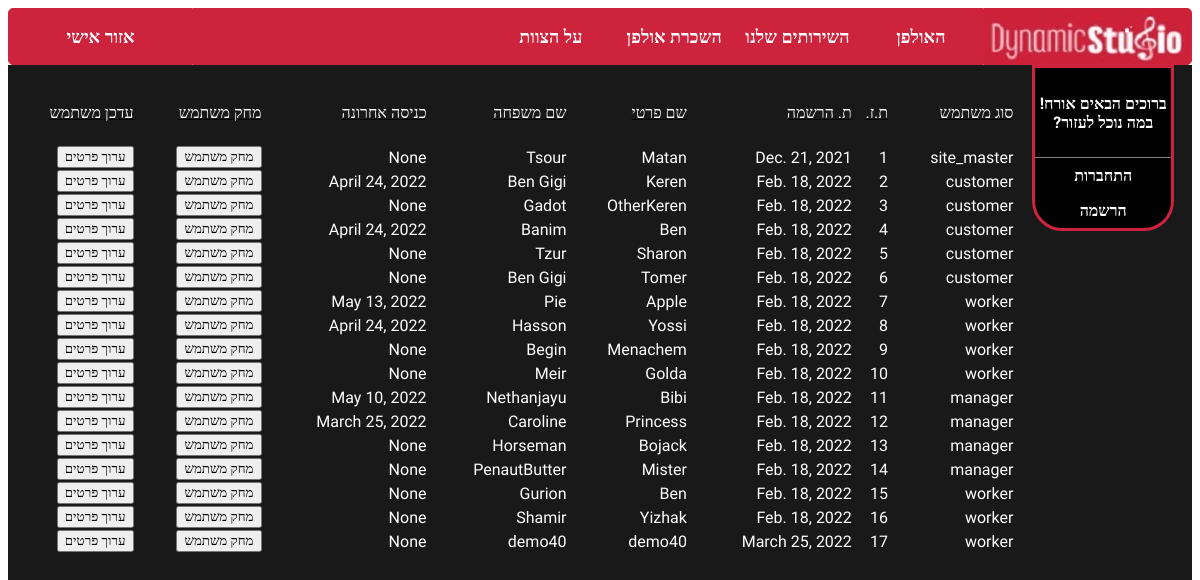
Page /admin_update_details/ on the earlier database version.
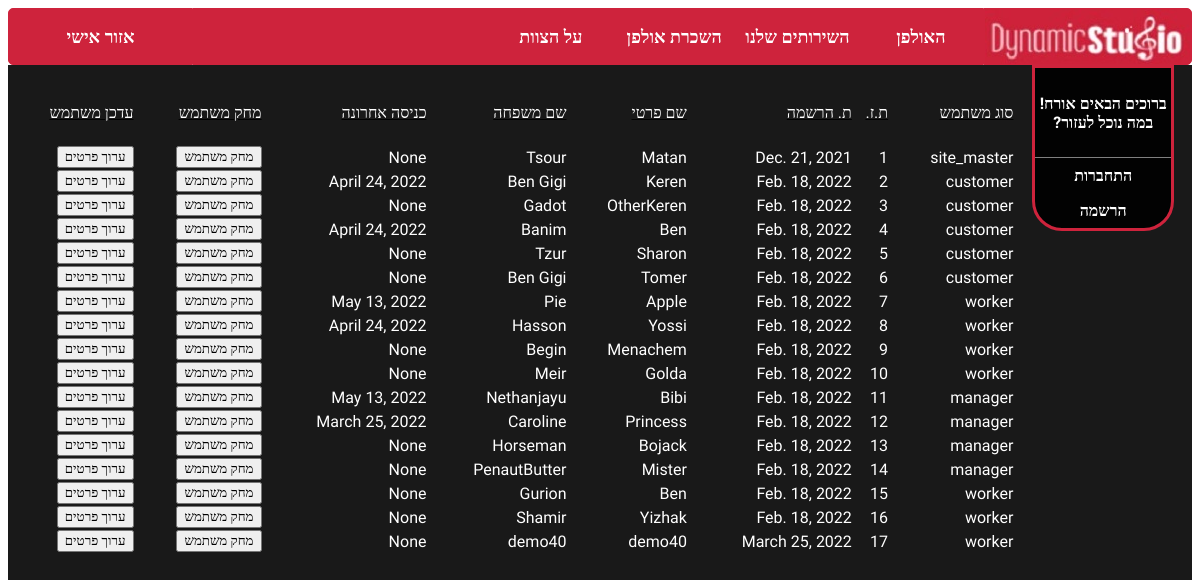
Same page on the later database version.
### studio/models.py (models this page shows, shortened)
class User(models.Model):
    id = models.AutoField(primary_key=True)
    user_type = models.ForeignKey(
        User_Type, on_delete=models.CASCADE, related_name='users')
    fname = models.CharField(max_length=100)
    lname = models.CharField(max_length=100)
    city = models.CharField(max_length=100, blank=True)
    phone = models.CharField(max_length=12, blank=True)
    dob = models.DateField(max_length=8, blank=True, null=True)
    dor = models.DateField(max_length=8, blank=True, null=True,
                           editable=False, auto_now_add=True)  # date of registration
    organization = models.CharField(max_length=100, blank=True)
    last_login = models.DateField(blank=True, null=True)

class User_Type(models.Model):
    id = models.AutoField(primary_key=True)
    type = models.CharField(max_length=100)
    def __str__(self):
        return self.type

### studio/views.py (the view, shortened to what this page needs)
# urls.py: path("admin_update_details/",views.admin_update_details.as_view(),name="admin_update_details"),
class admin_update_details(View):
    def get(self, request):
        users = User.objects.all()
        return render(request, "studio/pages/admin_update_details_page/admin_update_details.html",
                      {"users": users})

### studio/templates/studio/pages/admin_update_details_page/admin_update_details.html (shortened to what this page needs)
{% extends 'base.html' %}
{% load static %}
{% block css_files %}
<link rel="stylesheet" href="{% static "admin_details_update_css.css" %}">
{% endblock css_files %}
{% block content%}
<br>
<table>
	<tr  style="text-decoration: underline;">
		<td style="height: 24px" class="auto-style1">סוג משתמש</td>
        <td style="height: 24px" class="auto-style1">ת.ז.</td>
		<td style="height: 24px" class="auto-style1"> ת. הרשמה</td>
		<td style="height: 24px" class="auto-style1">שם פרטי</td>
		<td style="height: 24px" class="auto-style1">שם משפחה</td>
		<td style="height: 24px" class="auto-style1">כניסה אחרונה</td>
		<td style="height: 24px" class="auto-style1">מחק משתמש</td>
		<td style="height: 24px" class="auto-style1">עדכן משתמש</td>
	</tr>
    <tr>
		<td colspan="5"><br></td>
	</tr>
    {% for u  in  users %}
	<tr>
        <td>{{u.user_type}}</td>
        <td>{{u.id}}</td>
        <td>{{u.dor}}</td>
		<td>{{u.fname}}</td>
        <td>{{u.lname}}</td>
        <td>{{u.last_login}}</td>
		{% include "studio/pages/admin_update_details_page/includes/admin_update_details_buttons.html"%}
	</tr>
    {% endfor %}
	<tr>
		<td colspan="5"><br></td>
	</tr>
</table>
{%endblock%}

### studio/templates/studio/pages/admin_update_details_page/includes/admin_update_details_buttons.html (shortened to what this page needs)
{% load static %}
        <td><button class="button" onclick="return delete_user('{% url 'delete_user' user_id=u.id  %}') ">מחק משתמש</button> </td>
        <td><button class="button" onclick="openInNewTab('{% url "update_personal_details" user_id=u.id%}')">ערוך פרטים</button> </td>

Differences in the rows shown:
changed User "Bibi": last_login "May 10, 2022" → "May 13, 2022"
